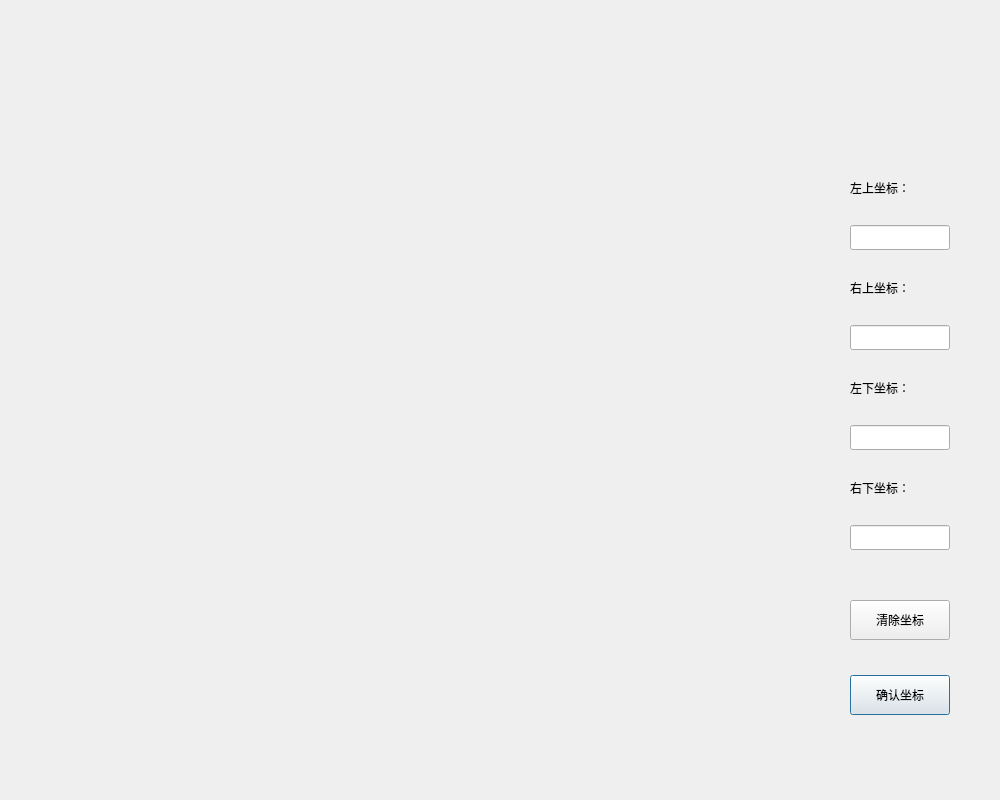
<?xml version="1.0" encoding="UTF-8"?>
<ui version="4.0">
 <class>Perspective</class>
 <widget class="QDialog" name="Perspective">
  <property name="geometry">
   <rect>
    <x>0</x>
    <y>0</y>
    <width>1000</width>
    <height>800</height>
   </rect>
  </property>
  <property name="minimumSize">
   <size>
    <width>1000</width>
    <height>800</height>
   </size>
  </property>
  <property name="maximumSize">
   <size>
    <width>1000</width>
    <height>800</height>
   </size>
  </property>
  <property name="windowTitle">
   <string>设置透视</string>
  </property>
  <widget class="QLabel" name="lblPSPBGN">
   <property name="geometry">
    <rect>
     <x>0</x>
     <y>0</y>
     <width>1000</width>
     <height>800</height>
    </rect>
   </property>
   <property name="text">
    <string/>
   </property>
  </widget>
  <widget class="QLabel" name="lblPicture">
   <property name="geometry">
    <rect>
     <x>25</x>
     <y>175</y>
     <width>800</width>
     <height>600</height>
    </rect>
   </property>
   <property name="text">
    <string/>
   </property>
  </widget>
  <widget class="QLabel" name="lblPosLU">
   <property name="geometry">
    <rect>
     <x>850</x>
     <y>175</y>
     <width>100</width>
     <height>25</height>
    </rect>
   </property>
   <property name="text">
    <string>左上坐标：</string>
   </property>
  </widget>
  <widget class="QLineEdit" name="lePosLU">
   <property name="geometry">
    <rect>
     <x>850</x>
     <y>225</y>
     <width>100</width>
     <height>25</height>
    </rect>
   </property>
   <property name="frame">
    <bool>true</bool>
   </property>
   <property name="alignment">
    <set>Qt::AlignCenter</set>
   </property>
   <property name="readOnly">
    <bool>true</bool>
   </property>
  </widget>
  <widget class="QLabel" name="lblPosRU">
   <property name="geometry">
    <rect>
     <x>850</x>
     <y>275</y>
     <width>100</width>
     <height>25</height>
    </rect>
   </property>
   <property name="text">
    <string>右上坐标：</string>
   </property>
  </widget>
  <widget class="QLineEdit" name="lePosRU">
   <property name="geometry">
    <rect>
     <x>850</x>
     <y>325</y>
     <width>100</width>
     <height>25</height>
    </rect>
   </property>
   <property name="frame">
    <bool>true</bool>
   </property>
   <property name="alignment">
    <set>Qt::AlignCenter</set>
   </property>
   <property name="readOnly">
    <bool>true</bool>
   </property>
  </widget>
  <widget class="QLabel" name="lblPosLD">
   <property name="geometry">
    <rect>
     <x>850</x>
     <y>375</y>
     <width>100</width>
     <height>25</height>
    </rect>
   </property>
   <property name="text">
    <string>左下坐标：</string>
   </property>
  </widget>
  <widget class="QLineEdit" name="lePosLD">
   <property name="geometry">
    <rect>
     <x>850</x>
     <y>425</y>
     <width>100</width>
     <height>25</height>
    </rect>
   </property>
   <property name="frame">
    <bool>true</bool>
   </property>
   <property name="alignment">
    <set>Qt::AlignCenter</set>
   </property>
   <property name="readOnly">
    <bool>true</bool>
   </property>
  </widget>
  <widget class="QLabel" name="lblPosRD">
   <property name="geometry">
    <rect>
     <x>850</x>
     <y>475</y>
     <width>100</width>
     <height>25</height>
    </rect>
   </property>
   <property name="text">
    <string>右下坐标：</string>
   </property>
  </widget>
  <widget class="QLineEdit" name="lePosRD">
   <property name="geometry">
    <rect>
     <x>850</x>
     <y>525</y>
     <width>100</width>
     <height>25</height>
    </rect>
   </property>
   <property name="frame">
    <bool>true</bool>
   </property>
   <property name="alignment">
    <set>Qt::AlignCenter</set>
   </property>
   <property name="readOnly">
    <bool>true</bool>
   </property>
  </widget>
  <widget class="QPushButton" name="btnConfirm">
   <property name="geometry">
    <rect>
     <x>850</x>
     <y>675</y>
     <width>100</width>
     <height>40</height>
    </rect>
   </property>
   <property name="text">
    <string>确认坐标</string>
   </property>
  </widget>
  <widget class="QPushButton" name="btnRevoke">
   <property name="geometry">
    <rect>
     <x>850</x>
     <y>600</y>
     <width>100</width>
     <height>40</height>
    </rect>
   </property>
   <property name="text">
    <string>清除坐标</string>
   </property>
  </widget>
 </widget>
 <layoutdefault spacing="6" margin="11"/>
 <resources/>
 <connections>
  <connection>
   <sender>btnRevoke</sender>
   <signal>clicked()</signal>
   <receiver>Perspective</receiver>
   <slot>OnRevoke()</slot>
   <hints>
    <hint type="sourcelabel">
     <x>900</x>
     <y>608</y>
    </hint>
    <hint type="destinationlabel">
     <x>880</x>
     <y>-19</y>
    </hint>
   </hints>
  </connection>
  <connection>
   <sender>btnConfirm</sender>
   <signal>clicked()</signal>
   <receiver>Perspective</receiver>
   <slot>OnConfirm()</slot>
   <hints>
    <hint type="sourcelabel">
     <x>906</x>
     <y>699</y>
    </hint>
    <hint type="destinationlabel">
     <x>776</x>
     <y>-11</y>
    </hint>
   </hints>
  </connection>
 </connections>
 <slots>
  <slot>OnRevoke()</slot>
  <slot>OnConfirm()</slot>
 </slots>
</ui>
